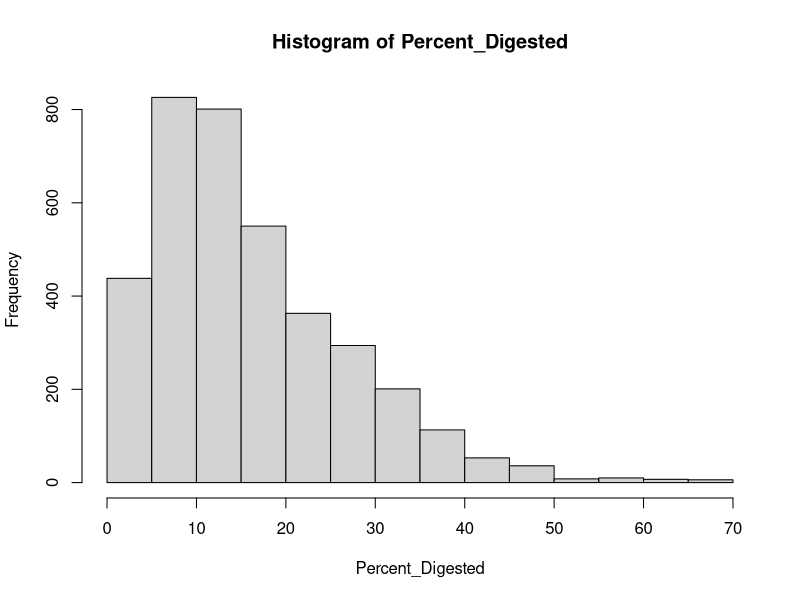
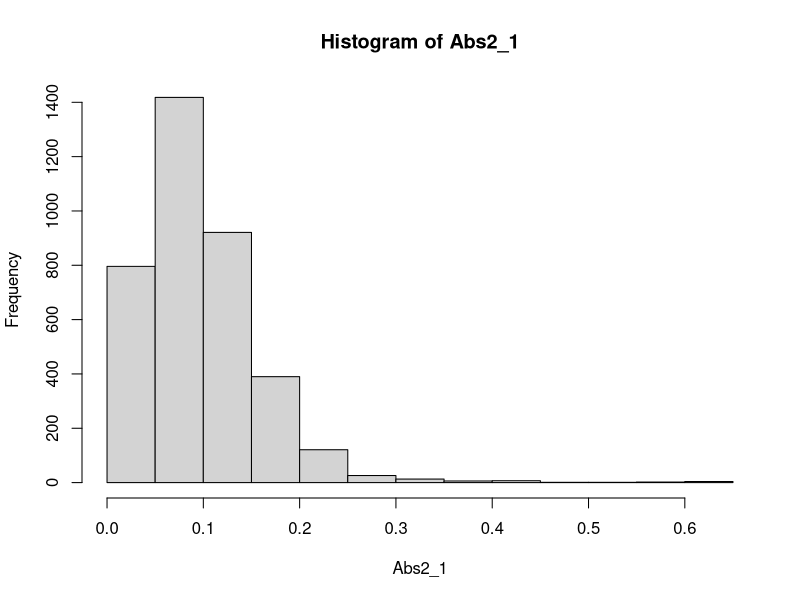
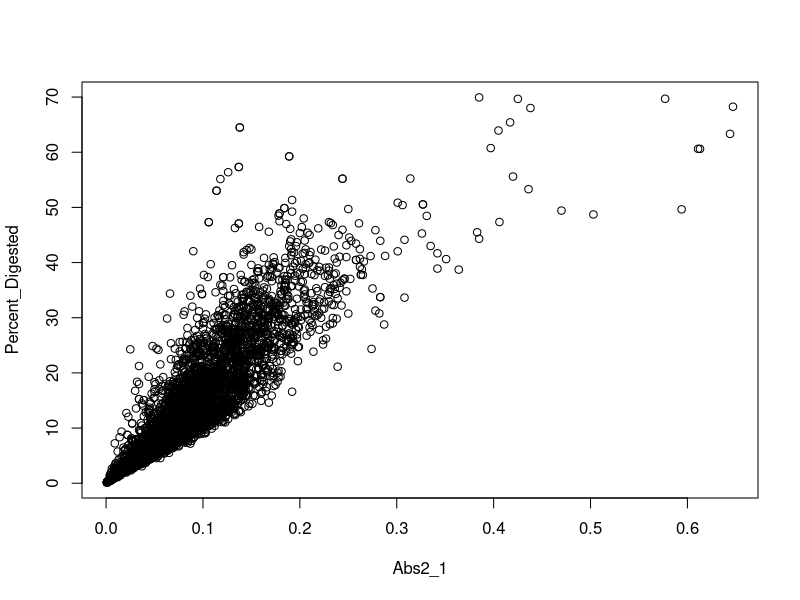
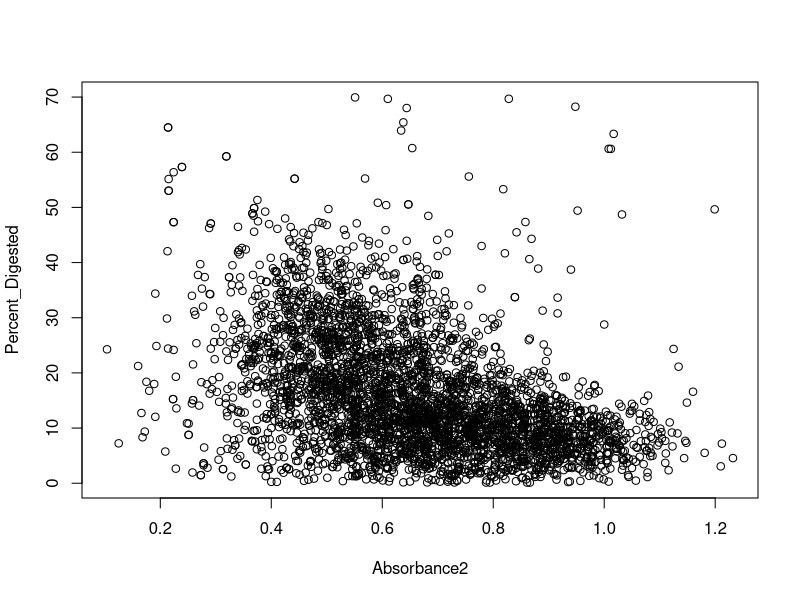
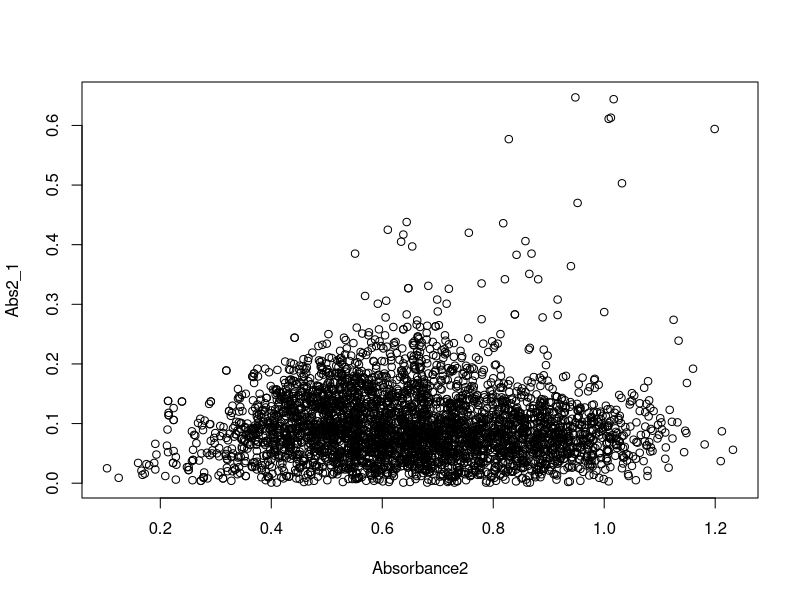
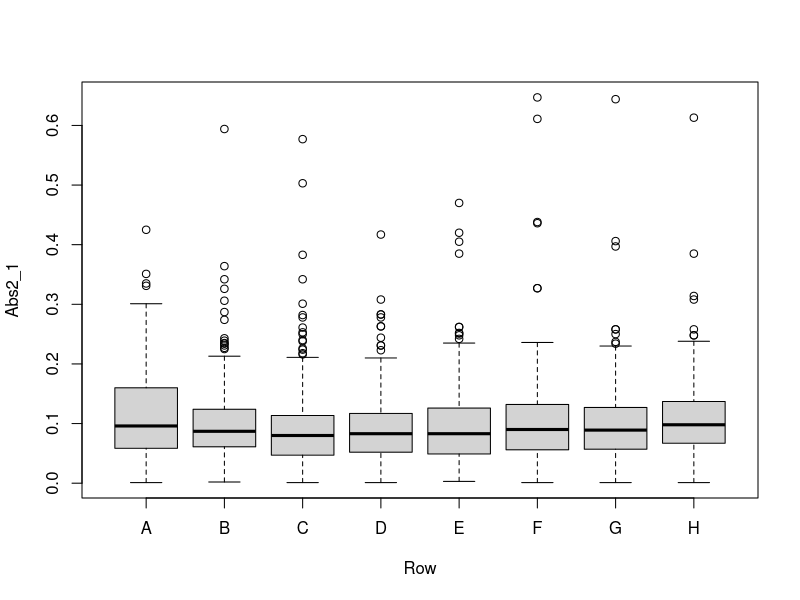
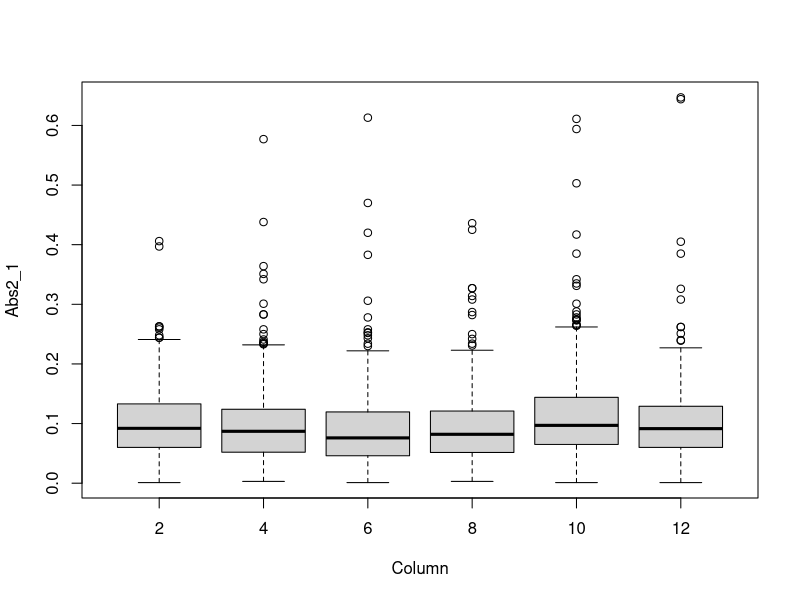
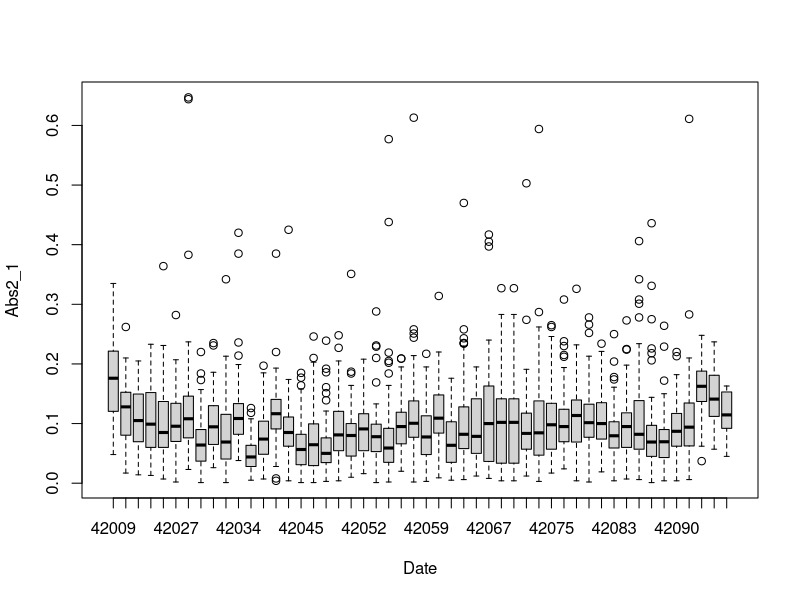

These figures' R source, in order: (Note: this script raises an error after producing the figures.)
# Set working directory (change to where your file is located)
setwd("../Desktop/Rworkshop/linear modeling")

# Read in dataset (I added the abs2-abs1 value and changed "%" to "Percent_",
# but otherwise it's the same as what you sent)
mapdat = read.csv("mapping_pop_data.csv", header=T)

# Examine imported data
str(mapdat)
head(mapdat)
tail(mapdat)

# Attach dataset
attach(mapdat)

# Examine distribution of response data and its change by variables
hist(Percent_Digested)
hist(Abs2_1)
plot(Percent_Digested~Abs2_1)
plot(Percent_Digested~Absorbance2)
plot(Abs2_1~Absorbance2)
# I saw what you were talking about in the above plots; seems to indicate Abs2_1
# is indeed better than Percent_Digested so that's what I use for the remainder
# of the script but this could be altered.
boxplot(Abs2_1~Row)
boxplot(Abs2_1~Column)
boxplot(Abs2_1~Date)
boxplot(Abs2_1~Plate)

# Rename variables for ease of use
# Could use Percent_Digested instead of Ab2_1
DIGESTIBILITY = as.numeric(Abs2_1)
LINE=as.factor(Individual)
ROW=as.factor(Row)
COL=as.factor(Column)
DATE=as.factor(Date)
PLATE=as.factor(Plate)

# Do basic ANOVA to look at significance of factors
anova(lm(DIGESTIBILITY~LINE+ROW+COL+PLATE))

# Row is not significant; will exclude this from future calculations

# Calculate variance components
# requires lme4 package -- go to menu Packages->Install Packages...
# to install, and then load using:
library(lme4)

# Linear Model with random effects for variance components
digvarcomp<-lmer(DIGESTIBILITY~(1|LINE)+(1|COL)+(1|PLATE)+(1|LINE:COL)+(1|LINE:PLATE))
# Extract variance components
summary(digvarcomp)

# If you re-run with different models and maximize
# either the REML criterion or the heritability estimates,
# the best results are to use only LINE as a predictor,
# ie just use line means instead of BLUPs. I will continue
# with the BLUP calculations using COL and PLATE since they
# were significant, but this is something to think about.
# I have also included calculation of line means and the
# comparison of the top/bottom line selections using
# BLUP vs line mean. Which you use is ultimately up to you!

# BLUPs
# fit the model
digmodel=lmer(DIGESTIBILITY~(1|LINE)+(1|COL)+(1|PLATE)+(1|LINE:COL)+(1|LINE:PLATE))

# pred BLUPS
digblup=ranef(digmodel)
# look at output structure
str(digblup)
# extract blup for line
diglineblup=digblup$LINE
# see the structure of the blup for each line
str(diglineblup)
# save the output
write.csv(diglineblup, file="Digestibility_Line_BLUPS.csv")

# Creating plots with the BLUPs
# Create a numeric vector with the BLUP for each line
LINEBLUP = diglineblup[,1]
# Create a histogram with the BLUP for each line
hist(LINEBLUP)

# Compare BLUP to line means on a scatterplot
lmean=tapply(DIGESTIBILITY,LINE,mean)
plot(LINEBLUP,lmean)

# Compare top/bottom selections made by BLUP to those of line means
lmean<-lmean[order(lmean)]
diglineblup<-diglineblup[order(diglineblup[1]),,drop=FALSE]
botmean<-head(lmean,100)
topmean<-tail(lmean,100)
botblup<-head(diglineblup,100)
topblup<-tail(diglineblup,100)
length(intersect(rownames(topmean),rownames(topblup)))
length(intersect(rownames(botmean),rownames(botblup)))

# Can do the same for top/bot 20 instead of top/bot 100
bot20mean<-head(lmean,20)
top20mean<-tail(lmean,20)
bot20blup<-head(diglineblup,20)
top20blup<-tail(diglineblup,20)
length(intersect(rownames(top20mean),rownames(top20blup)))
length(intersect(rownames(bot20mean),rownames(bot20blup)))

# Can write any of these datasets to a file using this or similar:
write.csv(topblup,file="Top 100 BLUP.csv")
write.csv(botblup,file="Bot 100 BLUP.csv")
write.csv(topmean,file="Top 100 lmeans.csv")
write.csv(botmean,file="Bot 100 lmeans.csv")


